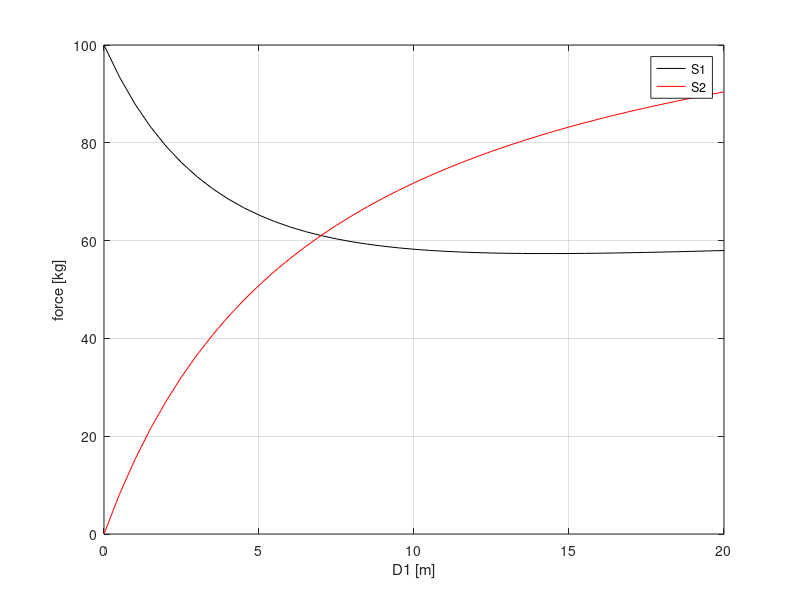

This figure's MATLAB source:
% Statics problem
clear all

%Data
%D1=5;   % in m
D1=[0:0.5:20]; %in m
D2=7;   % in m
H=10;   % in m
W=100*9.8;  % in Newtons

N=size(D1,2)

for ii=1:N
%Find angles in radians
theta1=atan(H/D1(ii));   
theta2=atan(H/D2);

% Define force matrix
A=[-cos(theta1) cos(theta2); sin(theta1) sin(theta2)];
b=[0; W];

%Find forces
S=inv(A)*b
S1(ii)=S(1);
S2(ii)=S(2);
end

figure(2)
plot(D1,S1/9.8,'-k')
grid on
hold on
plot(D1,S2/9.8,'-r')
xlabel('D1 [m]')
ylabel('force [kg]')
legend('S1','S2')
